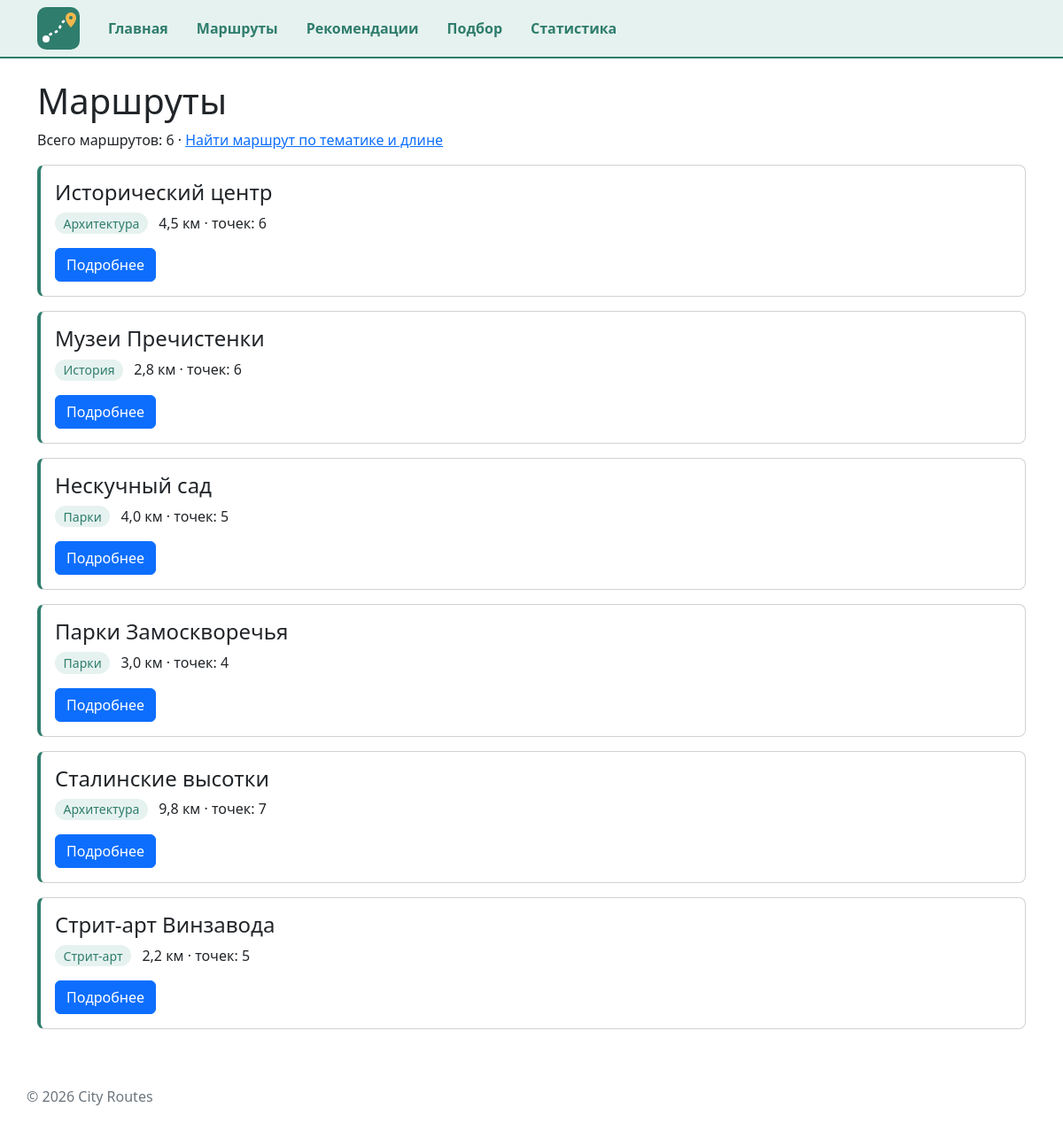
The app's page /routes/ with its own data.
### routes/views.py (the view)
# urls.py: path("routes/", include("routes.urls")),
def routes(request):
    context = {
        "routes": fetch_all(ROUTES_SQL),
    }
    return render(request, "routes/route_list.html", context)

### db/database.py (called while the page is built)
def get_connection(db_path: Path = DB_PATH) -> sqlite3.Connection:
    conn = sqlite3.connect(db_path)
    conn.execute("PRAGMA foreign_keys = ON")
    return conn

def fetch_all(sql: str, params: tuple = (), db_path: Path = DB_PATH) -> list[sqlite3.Row]:
    conn = get_connection(db_path)
    conn.row_factory = sqlite3.Row
    try:
        return conn.execute(sql, params).fetchall()
    finally:
        conn.close()

### routes/templates/routes/route_list.html (shortened to what this page needs)
{% extends "base.html" %}
{% block content %}
    <h1>Маршруты</h1>
    <p>
        Всего маршрутов: {{ routes|length }} ·
        <a href="{% url 'routes:search' %}">Найти маршрут по тематике и длине</a>
    </p>
    {% for route in routes %}
        {% include "routes/includes/route_card.html" %}
    {% empty %}
        <p>Маршруты не найдены.</p>
    {% endfor %}
{% endblock %}

### routes/templates/routes/includes/route_card.html
<article class="card route-card mb-3">
    <div class="card-body">
        <h2 class="card-title h4">{{ route.name|default:"Без названия" }}</h2>
        <p class="card-text">
            <span class="interest-tag">{{ route.interest|capfirst }}</span>
            {{ route.length_km|floatformat:1 }} км · точек: {{ route.points_count }}
        </p>
        <a href="{% url 'routes:detail' route.id %}" class="btn btn-primary">Подробнее</a>
    </div>
</article>

### homepage/static/homepage/css/style.css (style rules this page uses)
:root { --route-accent: #2f7d6d; --route-accent-soft: #e6f2ef; }
body { min-height: 100vh; display: flex; flex-direction: column; }
.route-card { border-left: 4px solid var(--route-accent); border-radius: 8px; }
.interest-tag { display: inline-block; margin-right: 0.5rem; padding: 0.1rem 0.6rem; border-radius: 1rem; background: var(--route-accent-soft); color: var(--route-accent); font-size: 0.875rem; }

### records on screen
routes: name "Исторический центр", interest "Архитектура", length_km "4,5", points_count "6"
routes: name "Музеи Пречистенки", interest "История", length_km "2,8", points_count "6"
routes: name "Нескучный сад", interest "Парки", length_km "4,0", points_count "5"
routes: name "Парки Замоскворечья", interest "Парки", length_km "3,0", points_count "4"
routes: name "Сталинские высотки", interest "Архитектура", length_km "9,8", points_count "7"
routes: name "Стрит-арт Винзавода", interest "Стрит-арт", length_km "2,2", points_count "5"

### other values on screen
{{ routes|length }} "6"
